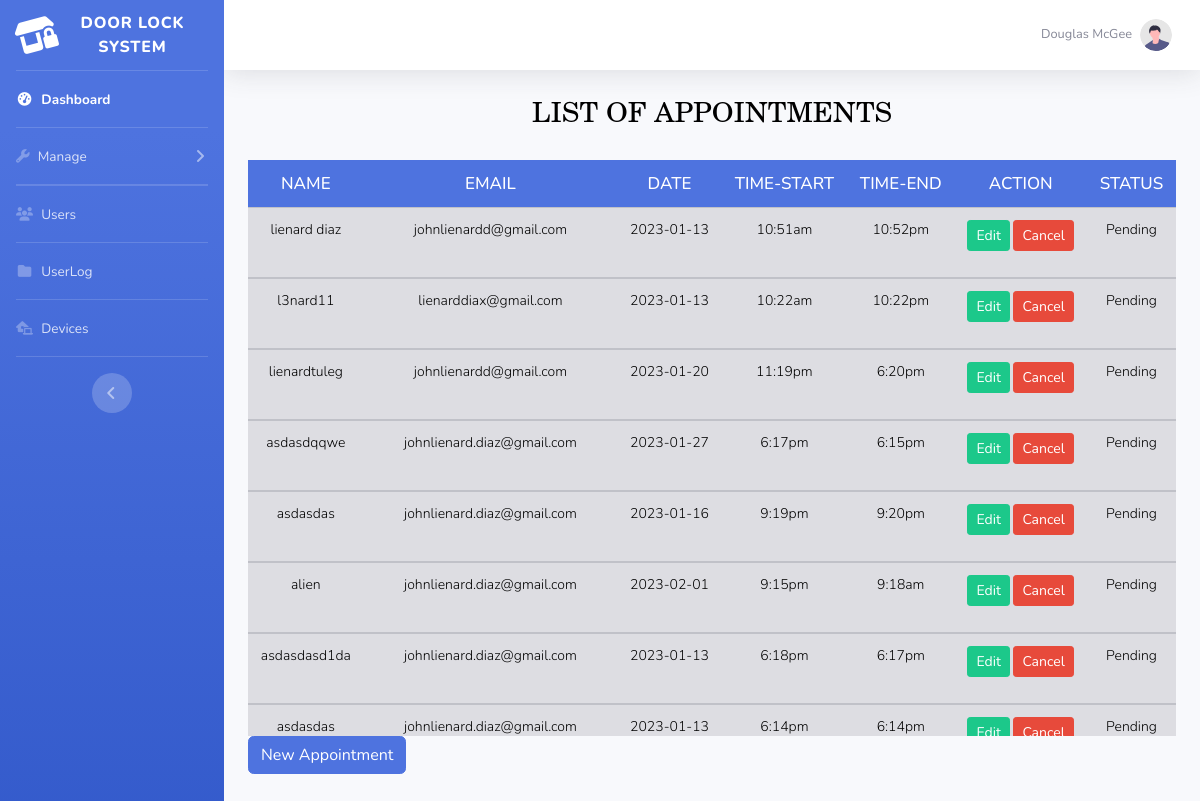
The page / on the database its author committed.
### tables this page shows
CREATE TABLE `appointment_tbl` (
  `appointmentID` int(11) NOT NULL,
  `name` varchar(50) DEFAULT NULL,
  `email` varchar(50) NOT NULL,
  `date` date NOT NULL,
  `timeStart` time NOT NULL,
  `timeEnd` time NOT NULL,
  `reason` text NOT NULL,
  `isActive` int(1) NOT NULL
);

### index.php (the view, shortened to what this page needs)
<head>
      <link rel="stylesheet" type="text/css" href="css/Users.css">
    <link href="vendor/fontawesome-free/css/all.min.css" rel="stylesheet" type="text/css">
    <link href="css/sb-admin-2.min.css" rel="stylesheet">
</head>
<body id="page-top">
  <?php include'header.php'; ?>
  <div class="container-fluid">
    <h1 class="slideInDown animated">List of Appointments</h1>
      <div class="table-responsive slideInRight animated" style="max-height: 37.5rem">
        <table class="table">
          <thead class="table-primary">
            <tr>
              <th>Name</th>
              <th>Email</th>
              <th>Date</th>
              <th>Time-Start</th>
              <th>Time-End</th>
              <th>Action</th>
              <th>Status</th>
            </tr>
          </thead>
          <tbody class="table-secondary">
            <br>
         <?php
              require'connectDB.php';
                $sql = "SELECT * FROM appointment_tbl WHERE isActive=1 ORDER BY appointmentID DESC";
                $result = mysqli_query($conn, $sql);
                while($row = mysqli_fetch_assoc($result))
                {
              ?>
                          <TR>
                          <TD><?php echo $row['name'];?></TD>
                          <TD><?php echo $row['email'];?></TD>
                          <TD><?php echo $row['date'];?></TD>
                          <TD><?php echo date("g:ia", strtotime($row['timeStart']));?></TD>
                          <TD><?php echo date("g:ia", strtotime($row['timeEnd']));?></TD>
                          <td>
                            <form class="form-left" action="update.php" method="post">
                            <th> <input type ="submit" name="edit" class = "btn btn-success btn-sm "value ="Edit" /></th>
                          </form>
                            <form class="form-right" action="delete.php" method="post" onsubmit="return confirmDelete()">
                                <input type ="submit" name="delete" class="btn btn-danger btn-sm" value="Cancel" />
                            </form>
                          </td>
                          <td><span class="pending">Pending</span></td>
                        </TR>
            <?php
                    }
            ?>
          </tbody>
        </table>
      </div>
  </div>
  <div class="container-fluid">
    <button id = "appoitnmentBtn" type="submit" class="btn btn-primary" data-toggle="modal" data-target="#appointmentModal">New Appointment</button>
  </div>
</body>
</html>

### css/Users.css (style rules this page uses)
h1 { font-size: 28px !important; color: #000; text-transform: uppercase; font-weight: 300; font-family: New Century Schoolbook, TeX Gyre Schola, serif !important; text-align: center; margin-bottom: 15px; }
th { position: sticky; padding: 15px; text-align: center !important; font-weight: 500; font-size: 17px; color: #fff; text-transform: uppercase; border: none !important; background-color: #4e73df !important; }
.form-left, .form-right { display: inline-block; vertical-align: top; }
td { padding: 15px; text-align: center; font-weight: 300; font-size: 14px; color: #000; border-bottom: solid 2px rgba(255,255,255,0.1); }
thead { color :#4e73df; }
.slideInRight { animation-name: slideInRight; }
.slideInDown { animation-name: slideInDown; }
.animated { animation-duration: 1s; animation-fill-mode: both; }

### index.php (style rules this page uses)
.form-left, .form-right { display: inline-block; vertical-align: top; }
.table-primary { position: sticky; top: 0; background-color: #000; }

### rows shown on the page
appointment_tbl: name "lienard diaz", email "johnlienardd@gmail.com", date "2023-01-13", timeStart "10:51am", timeEnd "10:52pm"
appointment_tbl: name "l3nard11", email "lienarddiax@gmail.com", date "2023-01-13", timeStart "10:22am", timeEnd "10:22pm"
appointment_tbl: name "lienardtuleg", email "johnlienardd@gmail.com", date "2023-01-20", timeStart "11:19pm", timeEnd "6:20pm"
appointment_tbl: name "asdasdqqwe", email "johnlienard.diaz@gmail.com", date "2023-01-27", timeStart "6:17pm", timeEnd "6:15pm"
appointment_tbl: name "asdasdas", email "johnlienard.diaz@gmail.com", date "2023-01-16", timeStart "9:19pm", timeEnd "9:20pm"
appointment_tbl: name "alien", email "johnlienard.diaz@gmail.com", date "2023-02-01", timeStart "9:15pm", timeEnd "9:18am"
appointment_tbl: name "asdasdasd1da", email "johnlienard.diaz@gmail.com", date "2023-01-13", timeStart "6:18pm", timeEnd "6:17pm"
appointment_tbl: name "asdasdas", email "johnlienard.diaz@gmail.com", date "2023-01-13", timeStart "6:14pm", timeEnd "6:14pm"
